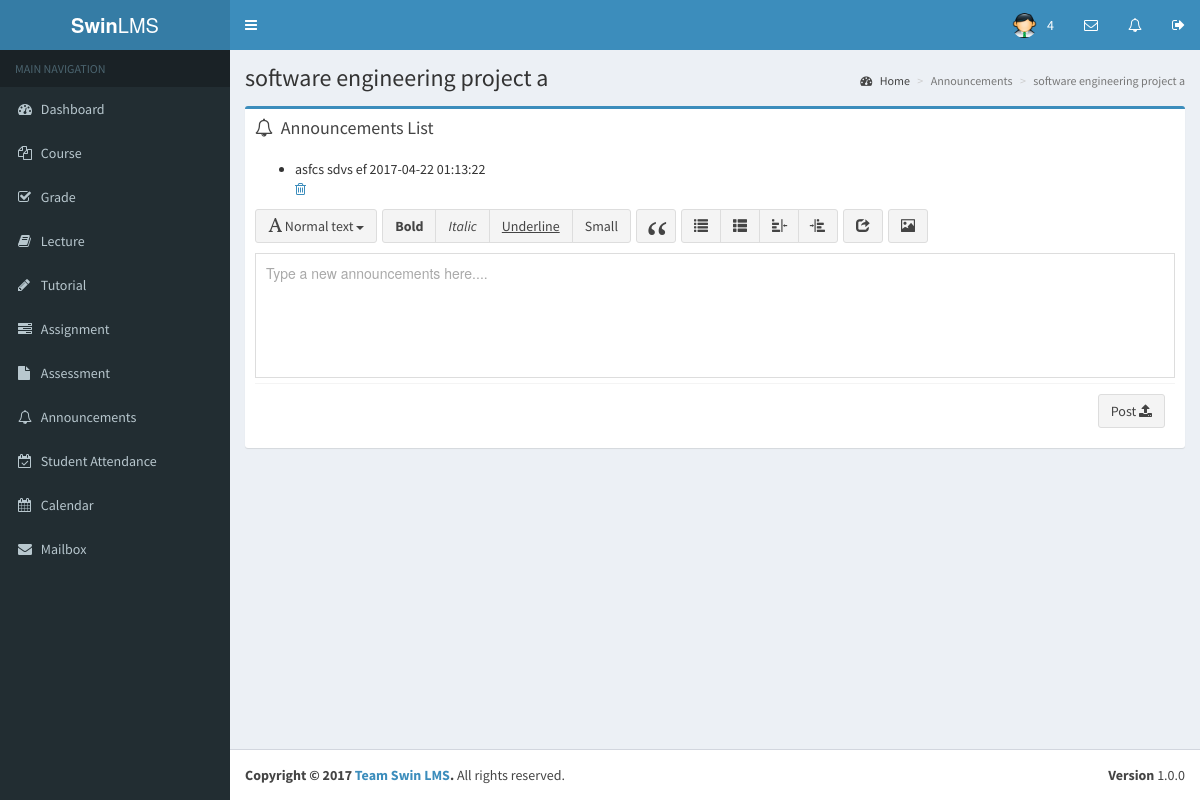
/lecturer/announcements_view.php?id=1&name=software engineering project a, run on an earlier commit of the app's database.
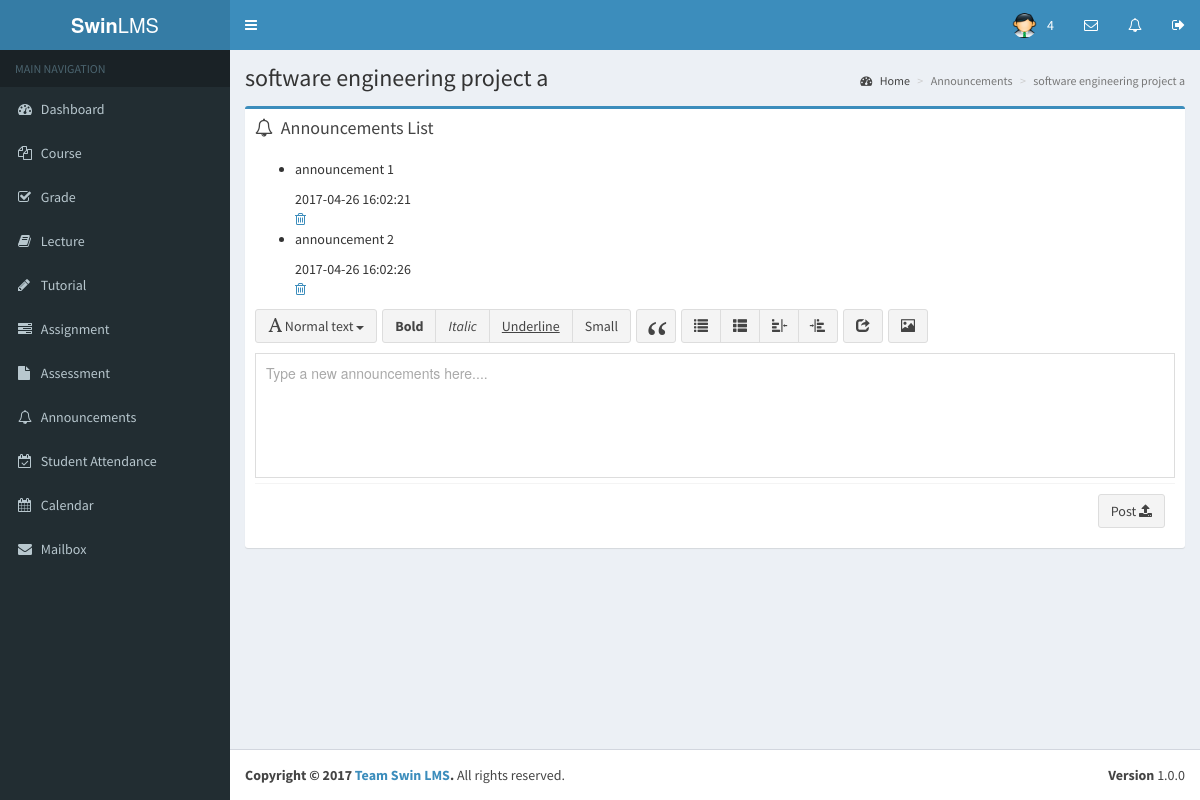
And on a later commit of the database.
### tables this page shows
CREATE TABLE `announcements` (
  `id` int(11) NOT NULL,
  `description` varchar(255) NOT NULL,
  `date` datetime NOT NULL,
  `unit_id` int(11) NOT NULL
);

### lecturer/announcements_view.php (the view, shortened to what this page needs)
<?php
require_once '../app/init.php';
$courselistQuery = $db->prepare("
    SELECT id, description, date
    FROM announcements
    WHERE unit_id=:unit_id
");
$courselistQuery->execute([
    'unit_id' => $_SESSION['unit_id']
]);
$courselist = $courselistQuery->rowCount() ? $courselistQuery : [];
?>
<!DOCTYPE html>
<html>
    <?php include_once('first.php') ?>
    <body class="hold-transition skin-blue sidebar-mini">
    <?php include_once('header.php')?>
    <?php include_once('sidebar.php') ?>
        <div class="content-wrapper">
            <section class="content-header contentheader">
                  <h1 class="header">
                      <?php echo $_GET['name']; ?>
                  </h1>
                  <ol class="breadcrumb">
                    <li><a href="dashboard.php"><i class="fa fa-dashboard"></i> Home</a></li>
                    <li class="active">Announcements</li>
                    <li class="active"><?php echo $_GET['name']; ?></li>
                  </ol>
            </section>
            <section class="content">
                <div class="row">
                    <section class="col-lg-12">
                        <div class="box box-primary">
                            <div class="box-header">
                                <i class="fa fa-bell-o"></i>
                                    <h3 class="box-title">Announcements List</h3>
                            </div>
                            <div class="box-body">
                                <?php if(!empty($courselist)): ?>
                                <ul class="courselist">
                                    <?php foreach($courselist as $course): ?>
                                    <li>
                                        <span class="$course"><?php echo $course['description']; ?></span>
                                        <span class="$course"><?php echo $course['date']; ?></span><br/>
                                        <a href="announcement/remove.php?id=<?php echo $course['id'] ?>&unit_id=<?php echo $_SESSION['unit_id']; ?>&name=<?php echo $_GET['name']; ?>" class="delete-button"><i class="fa fa-trash-o"></i></a>
                                    </li>
                                    <?php endforeach; ?>
                                </ul>
                                <?php else: ?>
                                    <p>There is no units to display.</p>
                                <?php endif; ?>
                                <form class="announcement-add" action="announcement/addAnnouncement.php?id=<?php echo $course['id'] ?>&unit_id=<?php echo $_SESSION['unit_id']; ?>&name=<?php echo $_GET['name']; ?>" method="post">
                                    <div>
                                    </div>
                                    <div class="box-footer clearfix">
                                        <button type="submit" class="pull-right btn btn-default" name="announcement-post">Post <i class="fa fa-upload"></i></button>
                                    </div>
                                </form>
                            </div>
                        </div>
                    </section>
                </div>
            </section>
        </div>
    <?php include_once('footer.php') ?>
    </body>
</html>

### lecturer/first.php (shortened to what this page needs)
<head>
  <link rel="stylesheet" href="../bootstrap/css/bootstrap.min.css">
  <link rel="stylesheet" href="https://cdnjs.cloudflare.com/ajax/libs/font-awesome/4.5.0/css/font-awesome.min.css">
  <link rel="stylesheet" href="https://cdnjs.cloudflare.com/ajax/libs/ionicons/2.0.1/css/ionicons.min.css">
  <link rel="stylesheet" href="../plugins/datatables/dataTables.bootstrap.css">
  <link rel="stylesheet" href="../dist/css/AdminLTE.min.css">
  <link rel="stylesheet" href="../dist/css/skins/_all-skins.min.css">
  <link rel="stylesheet" href="../plugins/iCheck/flat/blue.css">
  <link rel="stylesheet" href="../plugins/morris/morris.css">
  <link rel="stylesheet" href="../plugins/jvectormap/jquery-jvectormap-1.2.2.css">
  <link rel="stylesheet" href="../plugins/datepicker/datepicker3.css">
  <link rel="stylesheet" href="../plugins/daterangepicker/daterangepicker.css">
  <link rel="stylesheet" href="../plugins/bootstrap-wysihtml5/bootstrap3-wysihtml5.min.css">
</head>

### lecturer/header.php (shortened to what this page needs)
<header class="main-header">
    <a href="dashboard.php" class="logo">
      <span class="logo-lg"><b>Swin</b>LMS</span>
    </a>
    <nav class="navbar navbar-static-top">
      <a href="#" class="sidebar-toggle" data-toggle="offcanvas" role="button">
      </a>
      <div class="navbar-custom-menu">
        <ul class="nav navbar-nav">
          <li class="dropdown user user-menu">
            <a href="dashboard.php" class="dropdown-toggle" data-toggle="dropdown">
              <img src="../dist/img/admin.ico" class="user-image" alt="User Image">
              <span class="hidden-xs"><?php echo $_SESSION['user_id']; ?></span>
            </a>
          </li>
          <li class="dropdown messages-menu">
            <a href="#" class="dropdown-toggle" data-toggle="dropdown">
              <i class="fa fa-envelope-o"></i>
            </a>
          </li>
          <li class="dropdown notifications-menu">
            <a href="#" class="dropdown-toggle" data-toggle="dropdown">
              <i class="fa fa-bell-o"></i>
            </a>
          </li>
          <li>
            <a href="../index.php" data-toggle="control-sidebar"><i class="fa fa-sign-out"></i></a>
          </li>
        </ul>
      </div>
    </nav>
  </header>

### lecturer/sidebar.php
<aside class="main-sidebar">
    <section class="sidebar">
<ul class="sidebar-menu">
        <li class="header">MAIN NAVIGATION</li>
        <li>
          <a href="dashboard.php">
            <i class="fa fa-dashboard"></i> <span>Dashboard</span>
          </a>
        </li>
        <li>
          <a href="course_list.php">
            <i class="fa fa-files-o"></i>
            <span>Course</span>
          </a>
        </li>
        <li>
          <a href="grade.php">
            <i class="fa fa-check-square-o"></i>
            <span>Grade</span>
          </a>
        </li>
        <li>
          <a href="lecture_note.php">
            <i class="fa fa-book"></i>
            <span>Lecture</span>
          </a>
        </li>
        <li>
          <a href="tutorial.php">
            <i class="fa fa-pencil"></i>
            <span>Tutorial</span>
          </a>
        </li>
        <li>
          <a href="assignment.php">
            <i class="fa fa-tasks"></i>
            <span>Assignment</span>
          </a>
        </li>
        <li>
          <a href="assessment.php">
            <i class="fa fa-file"></i>
            <span>Assessment</span>
          </a>
        </li>
        <li>
          <a href="announcements.php">
            <i class="fa fa-bell-o"></i>
            <span>Announcements</span>
          </a>
        </li>
        <li>
          <a href="attendance.php">
            <i class="fa fa-calendar-check-o"></i>
            <span>Student Attendance</span>
          </a>
        </li>
        <li>
          <a href="calendar.php">
            <i class="fa fa-calendar"></i> <span>Calendar</span>
          </a>
        </li>
        <li>
          <a href="mailbox.php">
            <i class="fa fa-envelope"></i> <span>Mailbox</span>
          </a>
        </li>
      </ul>
    </section>
  </aside>

### lecturer/footer.php
<footer class="main-footer">
    <div class="pull-right hidden-xs">
      <b>Version</b> 1.0.0
    </div>
    <strong>Copyright &copy; 2017 <a>Team Swin LMS</a>.</strong> All rights reserved.
  </footer>

What changed in the data, as far as the page shows it:
removed announcements: description "asfcs sdvs ef", date "2017-04-22 01:13:22"
added announcements: description "announcement 1", date "2017-04-26 16:02:21"
added announcements: description "announcement 2", date "2017-04-26 16:02:26"
